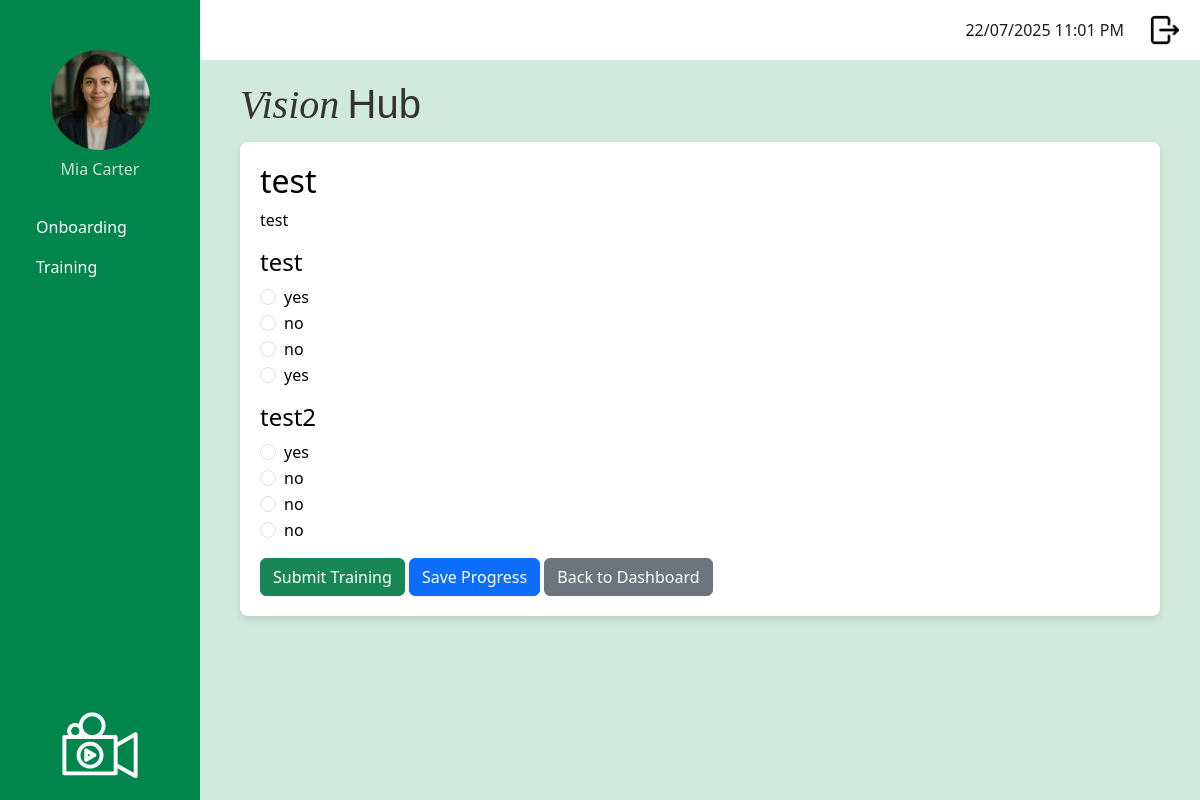
The app's page /staff/take_training_module/5 (signed in) with its own data.
### app/models.py (models this page shows, shortened)
class User(UserMixin, db.Model):
    __tablename__ = 'user'
    id: so.Mapped[int] = so.mapped_column(primary_key=True)
    username: so.Mapped[str] = so.mapped_column(sa.String(120), index=True, unique=True)
    first_name: so.Mapped[str] = so.mapped_column(sa.String(50), index=True)
    surname: so.Mapped[str] = so.mapped_column(sa.String(50), index=True)
    job_title: so.Mapped[str] = so.mapped_column(sa.String(50), index=True)
    password_hash: so.Mapped[str] = so.mapped_column(sa.String(256))
    is_onboarding: so.Mapped[bool] = so.mapped_column(default=False) # Default: Not onboarding
    dateStarted: so.Mapped[datetime] = so.mapped_column(index=True, default=lambda: datetime.now(timezone.utc))
    google_email: so.Mapped[Optional[str]] = so.mapped_column(sa.String(120), unique=True, nullable=True)
    profile_photo: so.Mapped[Optional[str]] = so.mapped_column(sa.String(120), nullable=True, default='profileDefault.png')
    manager_id: so.Mapped[Optional[int]] = so.mapped_column(sa.ForeignKey('user.id'), nullable=True)
    manager: so.Mapped[Optional['User']] = so.relationship('User', remote_side=[id], back_populates='manages')
    manages: so.Mapped[List['User']] = so.relationship('User', back_populates='manager')
    role_id: so.Mapped[int] = so.mapped_column(sa.ForeignKey('role.id'))
    role: so.Mapped['Role'] = so.relationship('Role', back_populates='users')
    department_id: so.Mapped[int] = so.mapped_column(sa.ForeignKey('department.id'))
    department: so.Mapped['Department'] = so.relationship('Department', back_populates='users')
    module_progress: so.Mapped[List['UserModuleProgress']] = so.relationship('UserModuleProgress', back_populates='user')
    onboarding_path_id: so.Mapped[int] = so.mapped_column(sa.ForeignKey('onboarding_path.id'), nullable=True)
    onboarding_path: so.Mapped['OnboardingPath'] = so.relationship('OnboardingPath')

class TrainingModule (db.Model):
    __tablename__ = 'training_module'
    id: so.Mapped[int] = so.mapped_column(primary_key=True)
    module_title: so.Mapped[str] = so.mapped_column(sa.String(150), index=True, unique=True)
    module_description: so.Mapped[str] = so.mapped_column(sa.Text, nullable=False)
    module_instructions: so.Mapped[str] = so.mapped_column(sa.Text, nullable=False)
    video_url: so.Mapped[str] = so.mapped_column(sa.String(300), nullable=True)
    active: so.Mapped[bool] = so.mapped_column(sa.Boolean, nullable=False, default=True)
    questions: so.Mapped[List['Question']] = so.relationship('Question', back_populates='training_module', cascade='all, delete-orphan')
    user_progress: so.Mapped[List['UserModuleProgress']] = so.relationship('UserModuleProgress', back_populates='training_module')
    onboarding_steps: so.Mapped[List['OnboardingStep']] = so.relationship('OnboardingStep', back_populates='training_module', cascade='all, delete-orphan')

class Question (db.Model):
    __tablename__ = 'question'
    id: so.Mapped[int] = so.mapped_column(primary_key=True)
    question_text: so.Mapped[str] = so.mapped_column(sa.String(1000), nullable=False)
    training_module_id: so.Mapped[int] = so.mapped_column(sa.ForeignKey('training_module.id'), nullable=False)
    training_module: so.Mapped['TrainingModule'] = so.relationship('TrainingModule', back_populates='questions')
    options: so.Mapped[List['Option']] = so.relationship('Option', back_populates='question', cascade='all, delete-orphan')

class Option (db.Model):
    __tablename__ = "option"
    id: so.Mapped[int] = so.mapped_column(primary_key=True)
    question_id: so.Mapped[int] = so.mapped_column(sa.ForeignKey('question.id'), nullable=False)
    option_text: so.Mapped[str] = so.mapped_column(sa.String(500), nullable=False)
    is_correct: so.Mapped[bool] = so.mapped_column(sa.Boolean, default=False, nullable=False)
    question: so.Mapped['Question'] = so.relationship('Question', back_populates='options')

### app/routes.py (the view, shortened to what this page needs)
@app.route('/staff/take_training_module/<int:module_id>', methods=['GET', 'POST'])
@login_required
def take_training_module(module_id):
    if current_user.role.role_name != 'staff':
        return redirect(url_for('logout'))
    module = TrainingModule.query.get_or_404(module_id)
    passing_threshold = 0.5
    progress = UserModuleProgress.query.filter_by(
        user_id=current_user.id,
        training_module_id=module_id
    ).order_by(UserModuleProgress.id.desc()).first()
    if request.method == 'GET':
        if progress:
            total_questions = len(module.questions) or 1
    user_answers = {}
    if progress and not progress.completed_date:
        for ans in progress.answers:
            user_answers[ans.question_id] = ans.selected_option_id
    return render_template('take_training_module.html',
                           module=module,
                           title=module.module_title,
                           user_answers=user_answers)

### app/models.py (called while the page is built)
@login.user_loader
def load_user(id):
    return db.session.get(User, int(id))

### app/templates/take_training_module.html
{% extends "base.html" %}
{% block content %}
<h2>{{ module.module_title }}</h2>
<p>{{ module.module_instructions }}</p>
<form method="POST" action="">
    {% for question in module.questions %}
    <div class="mb-3">
        <h4>{{ question.question_text }}</h4>
        {% for option in question.options %}
        <div class="form-check">
            <input class="form-check-input" type="radio"
                   name="question_{{question.id}}"
                   value="{{ option.id }}"
                   id="option_{{option.id}}"
                   {% if user_answers.get(question.id) == option.id %} checked {% endif %}>
            <label class="form-check-label" for="option_{{option.id}}">
                {{ option.option_text }}
            </label>
        </div>
        {% endfor %}
    </div>
    {% endfor %}
    <button type="submit" name="action" value="submit" class="btn btn-success">Submit Training</button>
    <button type="submit" name="action" value="save" class="btn btn-primary">Save Progress</button>
    <a href="{{ url_for('training_dashboard') }}" class="btn btn-secondary">Back to Dashboard</a>
</form>
{% endblock %}

### app/templates/base.html (shortened to what this page needs)
<!doctype html>
<html>
    <head>
            <link
            href="{{ url_for('static', filename='css/bootstrap.min.css') }}"
            rel="stylesheet"/>
            <link href="{{ url_for('static', filename='css/stylesheet.css') }}" rel="stylesheet"/>
        </head>
    <body>
         <div class="sidebar">
            <div class="profile-container">
                <form id="photoForm"
                    action="{{ url_for('update_profile_photo') }}"
                    method="POST"
                    enctype="multipart/form-data"
                    style="display:inline;">
                <img src="{{ url_for('static',
                                    filename='images/profilePhoto/'
                                        ~ (current_user.profile_photo or 'profileDefault.png')) }}"
                    id="profilePicture"
                    class="profilePicture"
                    alt="Click to change photo"
                    style="cursor:pointer; width:100px; height:100px;
                            object-fit:cover; border-radius:50%;">
                </form>
                <h5 class="profile-photo-text">{{ current_user.first_name|title }} {{ current_user.surname|title }}</h5>
            </div>
            <nav class="nav flex-column sideNavLink-container">
                {% if current_user.role.role_name == 'admin' %}
                    <a class="nav-link" href="#">Onboarding</a>
                    <a class="nav-link" href="{{ url_for('manage_training_modules') }}">Training</a>
                    <a class="nav-link" href="#">Knowledge Base</a>
                    <a class="nav-link" href="{{ url_for('manage_users') }}">User Managment</a>
                    <a class="nav-link" href="#">Onboarding</a>
                    <a class="nav-link" href="#">Reports</a>
                    <a class="nav-link" href="#">Content Management</a>
                    {% elif current_user.role.role_name == 'manager' %}
                    <a class="nav-link" href="#">Onboarding</a>
                    <a class="nav-link" href="#">Training</a>
                    <a class="nav-link" href="#">Reports</a>
                    {% elif current_user.role.role_name == 'staff' %}
                    <a class="nav-link" href="#">Onboarding</a>
                    <a class="nav-link" href="{{ url_for('training_dashboard') }}">Training</a>
                {% endif %}
            </nav>
            <img src="{{ url_for('static', filename='images/logoImageWhite.svg') }}" class="sidebarLogo">
        </div>
         <div class="top-bar">
            <div class="d-flex align-items-center">
                <span class="me-3" id="clock"></span>
                <a href="{{ url_for('logout') }}" class="logout-link">
                    <img src="{{ url_for('static', filename='images/logout.png') }}" class="logout-image">
                </a>
            </div>
        </div>
        <div class="logo-name-container">
            <h2 class="logo-text">
                <span class="logo-vision">Vision</span>
                <span class="logo-hub">Hub</span>
            </h2>
        </div>
        <div class="content">
            {% block content %}
            {% endblock %}
        </div>
    </body>
</html>

### app/static/css/stylesheet.css (style rules this page uses)
body { color: #000000; background-color: #d1eadd ; }
.logo-name-container { display: flex; align-items: baseline; margin-left: 240px; margin-top: 20px; margin-bottom: 5px; gap: 2rem; color: #333; }
.logo-vision { font-family: 'Playfair Display', serif; font-weight: 450; font-style: italic; font-size: 2.5rem; }
.logo-hub { font-family: 'Montserrat', sans-serif; font-weight: 200; font-size: 2.5rem; margin-left: 0; }
.sidebar { background-color: #00854a; color: white; font-size: 1rem; font-weight: 400; height: 100vh; position: fixed; width: 200px; padding: 20px; display: flex; flex-direction: column; justify-content: space-between; text-align: left }
.profile-photo-text { font-size: 1rem; font-weight: 200; color: rgb(211, 225, 211); text-align: center; }
.sidebarLogo { max-width: 100%; width: 120px; height: auto; display: block; margin: 0 auto; margin-top: auto; }
.profilePicture { display: block; margin: 30px auto 10px auto; border-radius: 50%; width: 80px; height: 80px; object-fit: cover; }
.sideNavLink-container { margin-top: 20px; }
.nav-link { border-radius: 0.5rem; color: white; }
.top-bar { background-color: white; height: 60px; padding: 10px 20px; margin-left: 200px; display: flex; justify-content: flex-end; align-items: center; }
.logout-image { width: 30px; height: 30px; object-fit: cover; margin-left: 10px; }
#clock { color: #1a1d1c; margin-right: 20px; }
.content { background-color: white; border-radius: 8px; margin-left: 240px; padding: 20px; box-shadow: 0 4px 6px rgba(0, 0, 0, 0.1); max-width: calc(100% - 240px - 40px); }

### records on screen
User: profile_photo (picture), first_name "Mia", surname "Carter"
TrainingModule: module_title "test", module_instructions "test"
Question: question_text "test", id "☐ yes", id "☐ no"
Option: option_text "yes"
Option: option_text "no"
Option: option_text "no"
Option: option_text "yes"
Question: question_text "test2", id "☐ yes", id "☐ no"
Option: option_text "yes"
Option: option_text "no"
Option: option_text "no"
Option: option_text "no"
